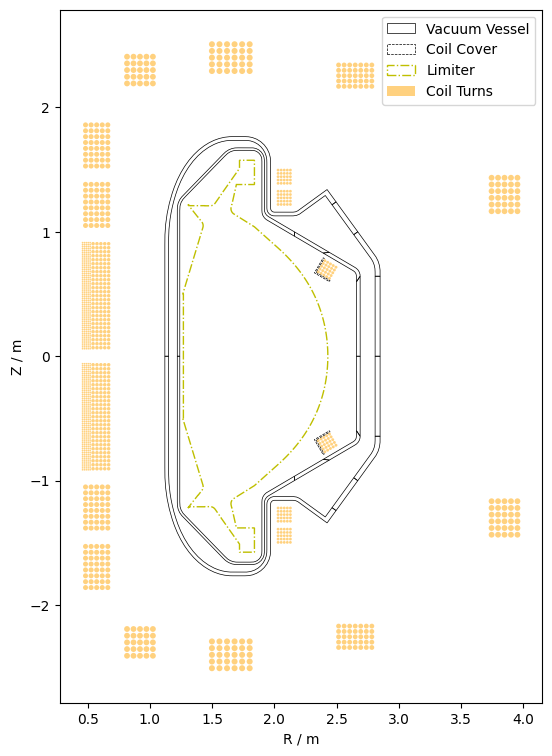

Recreate this plot in Python.
"""Example script demonstrating use of the Device Description."""

import argparse

import matplotlib.pyplot as plt
import numpy as np
from matplotlib.patches import Circle, Polygon
from omas import ODS

if __name__ == "__main__":
    #
    # We set up a simple command line interface to allow a user to specify the
    # file to load from and whether to interactively open a plot or save it to
    # a file.
    parser = argparse.ArgumentParser(prog="Device Description Plotter")
    parser.add_argument(
        "-f",
        "--file",
        help="The device description json file.",
        required=True,
    )
    parser.add_argument(
        "-o",
        "--output",
        help="Output file to save to",
        default="",
    )
    args = parser.parse_args()

    # The first step is to load the json file and turn it into an `OMAS.ODS`
    # object which represents the class through which all interactions with the
    # data are performed.

    # The consistency_check=True argument will make omas validate the loaded
    # data against the IMAS schema
    ods = ODS(consistency_check=True).load(args.file)

    # Create a figure to plot the geometry description we will be retrieving
    # from the ODS object.
    fig, ax = plt.subplots(figsize=(8, 9))

    # Note: The below example is specific to the shared device description.
    # This is not a general plotting routine that would work for all possible
    # geometry descriptions that adhere to the IMAS data schema.
    #
    # Thus you will often see that wee access fields directly like below where
    # we directly access the Vacuum Vessel description and we know that it is
    # in "block format"

    # A more general routine would need to iterate over each wall description
    # checking the "wall.description_2d.[:].type" value to determine the type
    # of wall description and then choose an appropriate plotting routing

    # See for example "wall.description_2d[:].vessel.type", for possible
    # formats of vessel description. In our case we know it's:
    assert ods["wall.description_2d.0.vessel.type.index"] == 1
    assert ods["wall.description_2d.0.vessel.type.description"] == "Block description of the vessel"

    # The string based access above shows one of the reasons why using omas is a good idea.
    # and this is a good moment to link to an omas example:
    # https://gafusion.github.io/omas/auto_examples/showcase_paths.html#sphx-glr-auto-examples-showcase-paths-py
    # Which explains this feature in more detail.
    #
    # In short, usually a python dictionary access would require multiple levels of [].
    # ODS still supports this:
    assert ods["wall"]["description_2d"][0]["vessel"]["type"]["index"] == 1
    # But it is clearly more cumbersome. If you were to simply use the `json`
    # library to open the file, every access would have to be done like above.
    # There is other neat features like array access, which are showcased in
    # the linked omas example.

    # Retrieve the inner and outer wall description
    vv_iw = ods["wall.description_2d.0.vessel.unit.0.element"]
    vv_ow = ods["wall.description_2d.0.vessel.unit.1.element"]

    ## Iterate over each block and add a polygon patch to the figure
    for i, elem in enumerate([*vv_iw.values(), *vv_ow.values()]):
        # R and Z coordinates are arrays of values
        r = elem["outline.r"]
        z = elem["outline.z"]
        ax.add_patch(
            Polygon(
                np.array((r, z)).T,
                lw=0.5,
                fill=False,
                # Only label the first element so the legend does not have
                # repeated elements
                label="Vacuum Vessel" if i == 0 else None,
            ),
        )

    # Plot the VSC Coil Covers. We know that there are 2 coil covers so we
    # simply access them directly
    ax.add_patch(
        Polygon(
            np.array(
                (
                    ods["pf_passive.loop.0.element.0.geometry.outline.r"],
                    ods["pf_passive.loop.0.element.0.geometry.outline.z"],
                )
            ).T,
            linestyle="--",
            lw=0.5,
            fill=False,
            label="Coil Cover",
        )
    )
    ax.add_patch(
        Polygon(
            np.array(
                (
                    ods["pf_passive.loop.1.element.0.geometry.outline.r"],
                    ods["pf_passive.loop.1.element.0.geometry.outline.z"],
                )
            ).T,
            linestyle="--",
            lw=0.5,
            fill=False,
        )
    )

    # Plot the limiter contour
    ax.add_patch(
        Polygon(
            np.array(
                (
                    ods["wall.description_2d.0.limiter.unit.0.outline.r"],
                    ods["wall.description_2d.0.limiter.unit.0.outline.z"],
                )
            ).T,
            lw=1,
            fill=False,
            ec="y",
            linestyle="-.",
            label="Limiter",
        )
    )

    # All axis symmetric coils are stored in the `pf_active` hierarchy.
    # Iterate over all coils and plot its turns.
    for ci, ods_coil in enumerate(ods["pf_active.coil"].values()):
        # In the IMAS data schema each coil is made up from "elements" which
        # represent a conductor of a certain geometry.
        # Again, here we know that what is stored all have geometry type
        # "annulus", but a more general routine would have to check whether it
        # is outline, rectangle, oblique, arcs of circle, annulus, or thick
        # line.

        # The below shows how one can do an array access. For example `rw` will
        # have the `annulus.r` coordinate for all stored elements since it has
        # the string `element.:.`, while `element.0.` would access only the
        # first element.
        rw = ods_coil["element.:.geometry.annulus.r"]
        zw = ods_coil["element.:.geometry.annulus.z"]
        ro = ods_coil["element.:..geometry.annulus.radius_outer"]
        ri = ods_coil["element.:..geometry.annulus.radius_inner"]

        # We know that this is true for our data, but let's check to ensure
        # that not plotting ri is correct.
        assert np.all(ri == 0), "Expect all inner radius to be zero in in this geometry."

        for i in range(len(ro)):
            ax.add_patch(
                Circle(
                    (rw[i], zw[i]),
                    ro[i],
                    color="orange",
                    lw=0,
                    alpha=0.5,
                    # Only label the first element of the first coil so
                    # the legend does not have repeated elements
                    label="Coil Turns" if ci + i == 0 else None,
                )
            )

    # Just some last touches to the plot before we are done.
    ax.set_xlabel("R / m")
    ax.set_ylabel("Z / m")
    ax.autoscale_view()
    ax.set_aspect(1)
    ax.legend(loc="upper right")

    if args.output:
        plt.savefig(args.output, bbox_inches="tight", dpi=100)
    else:
        plt.show()
